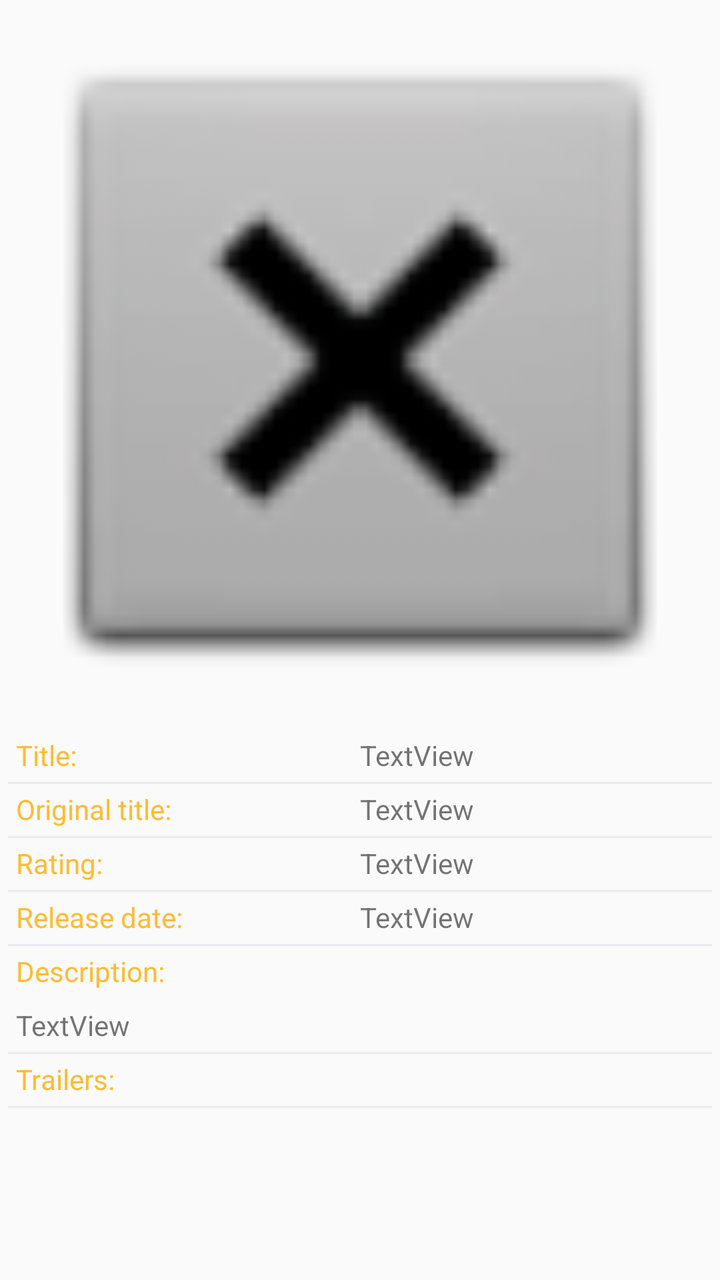
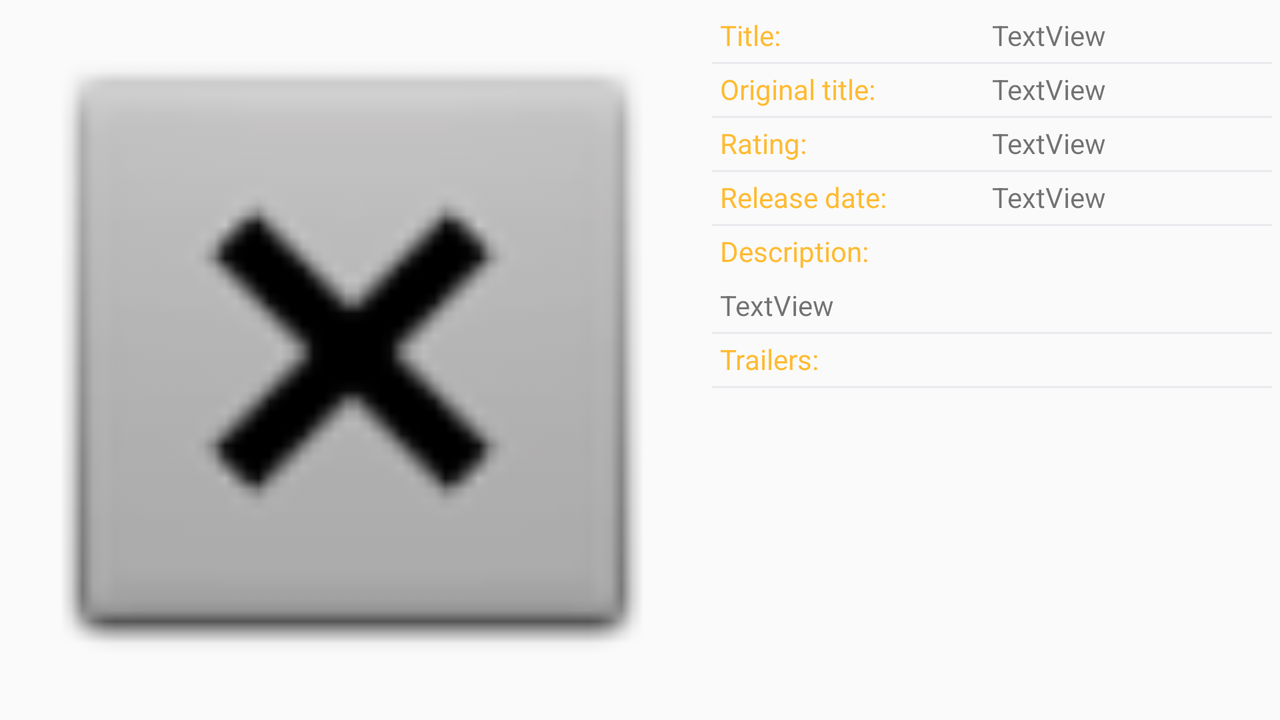

One screen, two layout resources from the same app: the default and the repository's alternative for another configuration. Each is rendered where Android would select it; the XML of both is given below.
<!-- AndroidManifest.xml: application theme AppTheme -->
<!-- res/layout/activity_detail.xml -->
<?xml version="1.0" encoding="utf-8"?>
<ScrollView xmlns:android="http://schemas.android.com/apk/res/android"
    xmlns:app="http://schemas.android.com/apk/res-auto"
    xmlns:tools="http://schemas.android.com/tools"
    android:id="@+id/scrollViewInfo"
    android:layout_width="match_parent"
    android:layout_height="match_parent"
    android:paddingBottom="8dp"
    tools:context=".screens.DetailActivity">

    <androidx.constraintlayout.widget.ConstraintLayout
        android:layout_width="match_parent"
        android:layout_height="wrap_content">

        <ImageView
            android:id="@+id/imageViewBigPoster"
            android:layout_width="match_parent"
            android:layout_height="wrap_content"
            android:adjustViewBounds="true"
            app:layout_constraintEnd_toEndOf="parent"
            app:layout_constraintStart_toStartOf="parent"
            app:layout_constraintTop_toTopOf="parent"
            app:srcCompat="@android:drawable/btn_dialog" />

        <ImageView
            android:id="@+id/imageViewAddToFavourite"
            android:layout_width="@dimen/size_of_star"
            android:layout_height="@dimen/size_of_star"
            android:layout_marginEnd="16dp"
            app:layout_constraintBottom_toBottomOf="@+id/imageViewBigPoster"
            app:layout_constraintEnd_toEndOf="@+id/imageViewBigPoster"
            app:layout_constraintTop_toBottomOf="@+id/imageViewBigPoster"
            android:onClick="onClickChangeFavourite"
            app:srcCompat="@drawable/favourite_remove" />

        <include
            android:id="@+id/movieInfo"
            layout="@layout/movie_info"
            android:layout_width="0dp"
            android:layout_height="wrap_content"
            app:layout_constraintStart_toStartOf="parent"
            app:layout_constraintEnd_toEndOf="parent"
            app:layout_constraintTop_toBottomOf="@id/imageViewAddToFavourite"/>

    </androidx.constraintlayout.widget.ConstraintLayout>
</ScrollView>
<!-- res/layout/movie_info.xml (included above) -->
<?xml version="1.0" encoding="utf-8"?>
<androidx.constraintlayout.widget.ConstraintLayout xmlns:android="http://schemas.android.com/apk/res/android"
    android:layout_width="match_parent"
    android:layout_height="match_parent"
    xmlns:app="http://schemas.android.com/apk/res-auto">

    <TextView
        style="@style/LabelStyle"
        android:id="@+id/textViewLabelTitle"
        android:layout_width="wrap_content"
        android:layout_height="wrap_content"
        android:layout_marginStart="8dp"
        android:text="@string/text_view_label_title"
        app:layout_constraintStart_toStartOf="parent"
        app:layout_constraintTop_toTopOf="parent" />

    <View
        style="@style/BorderStyle"
        app:layout_constraintTop_toBottomOf="@id/textViewTitle"
        app:layout_constraintEnd_toEndOf="parent"
        app:layout_constraintStart_toStartOf="parent"/>

    <androidx.constraintlayout.widget.Guideline
        android:id="@+id/guidelineCenter"
        android:layout_width="wrap_content"
        android:layout_height="wrap_content"
        android:orientation="vertical"
        app:layout_constraintGuide_percent="0.5" />

    <TextView
        android:id="@+id/textViewTitle"
        android:layout_width="0dp"
        android:layout_height="wrap_content"
        android:text="@string/text_view_title"
        app:layout_constraintEnd_toEndOf="parent"
        app:layout_constraintStart_toStartOf="@id/guidelineCenter"
        app:layout_constraintTop_toTopOf="@id/textViewLabelTitle" />

    <TextView
        style="@style/LabelStyle"
        android:id="@+id/textViewLabelOriginalTitle"
        android:layout_width="wrap_content"
        android:layout_height="wrap_content"
        android:layout_marginStart="8dp"
        android:text="@string/text_view_label_original_title"
        app:layout_constraintStart_toStartOf="parent"
        app:layout_constraintTop_toBottomOf="@+id/textViewTitle" />

    <View
        style="@style/BorderStyle"
        app:layout_constraintTop_toBottomOf="@id/textViewOriginalTitle"
        app:layout_constraintEnd_toEndOf="parent"
        app:layout_constraintStart_toStartOf="parent"/>

    <TextView
        android:id="@+id/textViewOriginalTitle"
        android:layout_width="0dp"
        android:layout_height="wrap_content"
        android:layout_marginTop="8dp"
        android:text="@string/text_view_original_title"
        app:layout_constraintEnd_toEndOf="parent"
        app:layout_constraintStart_toStartOf="@+id/guidelineCenter"
        app:layout_constraintTop_toBottomOf="@+id/textViewTitle" />

    <View
        style="@style/BorderStyle"
        app:layout_constraintTop_toBottomOf="@id/textViewLabelRating"
        app:layout_constraintEnd_toEndOf="parent"
        app:layout_constraintStart_toStartOf="parent"/>


    <TextView
        style="@style/LabelStyle"
        android:id="@+id/textViewLabelRating"
        android:layout_width="wrap_content"
        android:layout_height="wrap_content"
        android:layout_marginStart="8dp"
        android:text="@string/text_view_label_rating"
        app:layout_constraintStart_toStartOf="parent"
        app:layout_constraintTop_toBottomOf="@+id/textViewOriginalTitle" />

    <View
        style="@style/BorderStyle"
        app:layout_constraintTop_toBottomOf="@id/textViewReleaseDate"
        app:layout_constraintEnd_toEndOf="parent"
        app:layout_constraintStart_toStartOf="parent"/>

    <TextView
        android:id="@+id/textViewRating"
        android:layout_width="0dp"
        android:layout_height="wrap_content"
        android:layout_marginTop="8dp"
        android:text="@string/text_view_rating"
        app:layout_constraintEnd_toEndOf="parent"
        app:layout_constraintStart_toStartOf="@+id/guidelineCenter"
        app:layout_constraintTop_toBottomOf="@+id/textViewOriginalTitle" />

    <TextView
        style="@style/LabelStyle"
        android:id="@+id/textViewLabelReleaseDate"
        android:layout_width="wrap_content"
        android:layout_height="wrap_content"
        android:layout_marginStart="8dp"
        android:text="@string/text_view_label_release_date"
        app:layout_constraintStart_toStartOf="parent"
        app:layout_constraintTop_toBottomOf="@+id/textViewRating" />

    <TextView
        android:id="@+id/textViewReleaseDate"
        android:layout_width="0dp"
        android:layout_height="wrap_content"
        android:layout_marginTop="8dp"
        android:text="@string/text_view_release_date"
        app:layout_constraintEnd_toEndOf="parent"
        app:layout_constraintStart_toStartOf="@+id/guidelineCenter"
        app:layout_constraintTop_toBottomOf="@+id/textViewRating" />

    <TextView
        style="@style/LabelStyle"
        android:id="@+id/textViewLabelDescription"
        android:layout_width="wrap_content"
        android:layout_height="wrap_content"
        android:layout_marginStart="8dp"
        android:text="@string/text_view_label_description"
        app:layout_constraintStart_toStartOf="parent"
        app:layout_constraintTop_toBottomOf="@+id/textViewReleaseDate" />

    <TextView
        android:id="@+id/textViewOverview"
        android:layout_width="wrap_content"
        android:layout_height="wrap_content"
        android:layout_margin="8dp"
        android:text="@string/text_view_overview"
        app:layout_constraintStart_toStartOf="parent"
        app:layout_constraintTop_toBottomOf="@+id/textViewLabelDescription" />

    <View
        style="@style/BorderStyle"
        app:layout_constraintTop_toBottomOf="@id/textViewOverview"
        app:layout_constraintEnd_toEndOf="parent"
        app:layout_constraintStart_toStartOf="parent"/>

    <TextView
        style="@style/LabelStyle"
        android:id="@+id/textViewTrailers"
        android:layout_width="wrap_content"
        android:layout_height="wrap_content"
        android:layout_margin="8dp"
        android:text="@string/text_view_trailers"
        app:layout_constraintStart_toStartOf="parent"
        app:layout_constraintTop_toBottomOf="@id/textViewOverview"
        />


    <androidx.recyclerview.widget.RecyclerView
        android:id="@+id/recyclerViewTrailers"
        android:nestedScrollingEnabled="false"
        android:layout_width="match_parent"
        android:layout_height="wrap_content"
        app:layout_constraintEnd_toEndOf="parent"
        app:layout_constraintStart_toStartOf="parent"
        app:layout_constraintTop_toBottomOf="@id/textViewTrailers"/>

    <View
        style="@style/BorderStyle"
        app:layout_constraintTop_toBottomOf="@id/recyclerViewTrailers"
        app:layout_constraintEnd_toEndOf="parent"
        app:layout_constraintStart_toStartOf="parent"/>

    <androidx.recyclerview.widget.RecyclerView
        android:id="@+id/recyclerViewReviews"
        android:nestedScrollingEnabled="false"
        android:layout_width="match_parent"
        android:layout_height="wrap_content"
        app:layout_constraintEnd_toEndOf="parent"
        app:layout_constraintStart_toStartOf="parent"
        app:layout_constraintTop_toBottomOf="@id/recyclerViewTrailers"/>

</androidx.constraintlayout.widget.ConstraintLayout>
<!-- resources referenced by this layout -->
<resources>
  <string name="text_view_label_description">Description:</string>
  <string name="text_view_label_original_title">Original title:</string>
  <string name="text_view_label_rating">Rating:</string>
  <string name="text_view_label_release_date">Release date:</string>
  <string name="text_view_label_title">Title:</string>
  <string name="text_view_original_title">TextView</string>
  <string name="text_view_overview">TextView</string>
  <string name="text_view_rating">TextView</string>
  <string name="text_view_release_date">TextView</string>
  <string name="text_view_title">TextView</string>
  <string name="text_view_trailers">Trailers:</string>
  <style name="BorderStyle">
          <item name="android:layout_height">1dp</item>
          <item name="android:layout_margin">4dp</item>
          <item name="android:layout_width">0dp</item>
          <item name="android:background">@color/colorLightGrey</item>
      </style>
  <style name="LabelStyle">
          <item name="android:layout_marginTop">8dp</item>
          <item name="android:textColor">@color/colorOrange</item>
          <item name="android:textSize">14sp</item>
      </style>
  <style name="AppTheme" parent="Theme.AppCompat.Light.DarkActionBar">
          
          <item name="colorPrimary">@color/colorPrimary</item>
          <item name="colorPrimaryDark">@color/colorPrimaryDark</item>
          <item name="colorAccent">@color/colorAccent</item>
  
      </style>
  <color name="colorLightGrey">#e9ebee</color>
  <color name="colorOrange">#ffbb33</color>
  <color name="colorPrimary">#000000</color>
  <color name="colorPrimaryDark">#000000</color>
  <color name="colorAccent">#FF4081</color>
</resources>
<!-- res/layout-land/activity_detail.xml (the repository's variant of the layout above) -->
<!-- drawn on the phone turned sideways -->
<?xml version="1.0" encoding="utf-8"?>
<androidx.constraintlayout.widget.ConstraintLayout xmlns:android="http://schemas.android.com/apk/res/android"
    xmlns:app="http://schemas.android.com/apk/res-auto"
    xmlns:tools="http://schemas.android.com/tools"
    android:layout_width="match_parent"
    android:layout_height="match_parent"
    android:paddingBottom="8dp"
    tools:context=".screens.DetailActivity">

    <ImageView
        android:id="@+id/imageViewBigPoster"
        android:layout_width="wrap_content"
        android:layout_height="0dp"
        android:adjustViewBounds="true"
        app:layout_constraintStart_toStartOf="parent"
        app:layout_constraintTop_toTopOf="parent"
        app:layout_constraintBottom_toBottomOf="parent"
        app:srcCompat="@android:drawable/btn_dialog" />

    <ImageView
        android:id="@+id/imageViewAddToFavourite"
        android:layout_width="40dp"
        android:layout_height="40dp"
        android:layout_marginEnd="16dp"
        android:layout_marginTop="16dp"
        android:onClick="onClickChangeFavourite"
        app:layout_constraintEnd_toEndOf="@+id/imageViewBigPoster"
        app:layout_constraintTop_toTopOf="@+id/imageViewBigPoster"
        app:srcCompat="@drawable/favourite_remove" />
    
    <ScrollView
        android:id="@+id/scrollViewInfo"
        android:layout_width="0dp"
        android:layout_height="0dp"
        app:layout_constraintBottom_toBottomOf="parent"
        app:layout_constraintTop_toTopOf="parent"
        app:layout_constraintEnd_toEndOf="parent"
        app:layout_constraintStart_toEndOf="@id/imageViewBigPoster">

        <include
            android:id="@+id/movieInfo"
            layout="@layout/movie_info"
            android:layout_width="match_parent"
            android:layout_height="wrap_content" />

    </ScrollView>



</androidx.constraintlayout.widget.ConstraintLayout>
